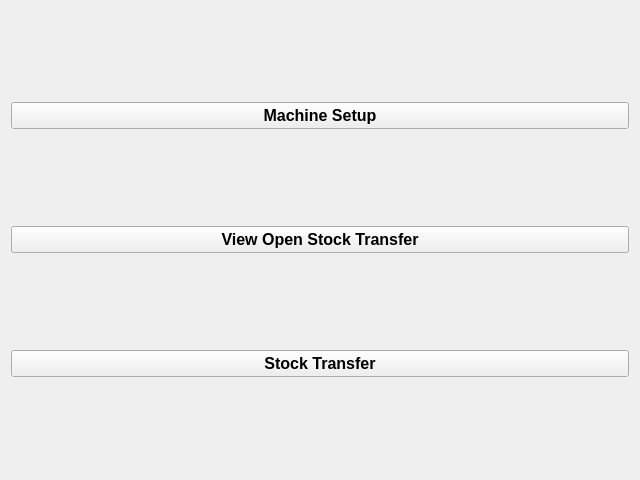
<?xml version="1.0" encoding="UTF-8"?>
<ui version="4.0">
 <class>SysConfig</class>
 <widget class="QWidget" name="SysConfig">
  <property name="geometry">
   <rect>
    <x>0</x>
    <y>0</y>
    <width>640</width>
    <height>480</height>
   </rect>
  </property>
  <property name="windowTitle">
   <string>Form</string>
  </property>
  <layout class="QVBoxLayout" name="verticalLayout">
   <item>
    <widget class="QPushButton" name="pushButton_3">
     <property name="font">
      <font>
       <pointsize>12</pointsize>
       <bold>true</bold>
      </font>
     </property>
     <property name="text">
      <string>Machine Setup</string>
     </property>
    </widget>
   </item>
   <item>
    <widget class="QPushButton" name="pushButton">
     <property name="font">
      <font>
       <pointsize>12</pointsize>
       <bold>true</bold>
      </font>
     </property>
     <property name="text">
      <string>View Open Stock Transfer</string>
     </property>
    </widget>
   </item>
   <item>
    <widget class="QPushButton" name="pushButton_2">
     <property name="font">
      <font>
       <pointsize>12</pointsize>
       <bold>true</bold>
      </font>
     </property>
     <property name="text">
      <string>Stock Transfer</string>
     </property>
    </widget>
   </item>
  </layout>
 </widget>
 <resources/>
 <connections/>
</ui>
